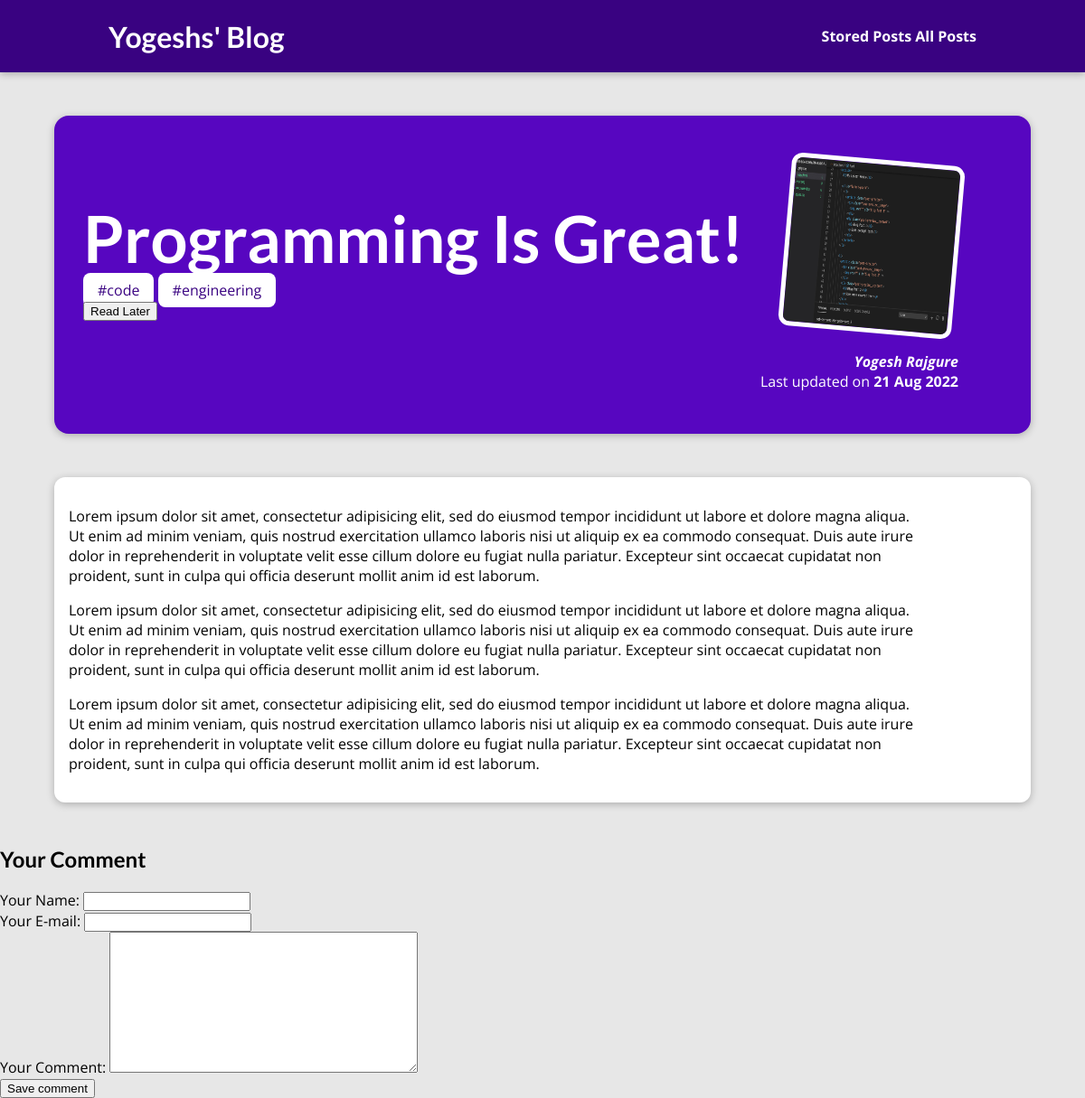
Page /blog/posts/programming-is-great on the earlier database version.
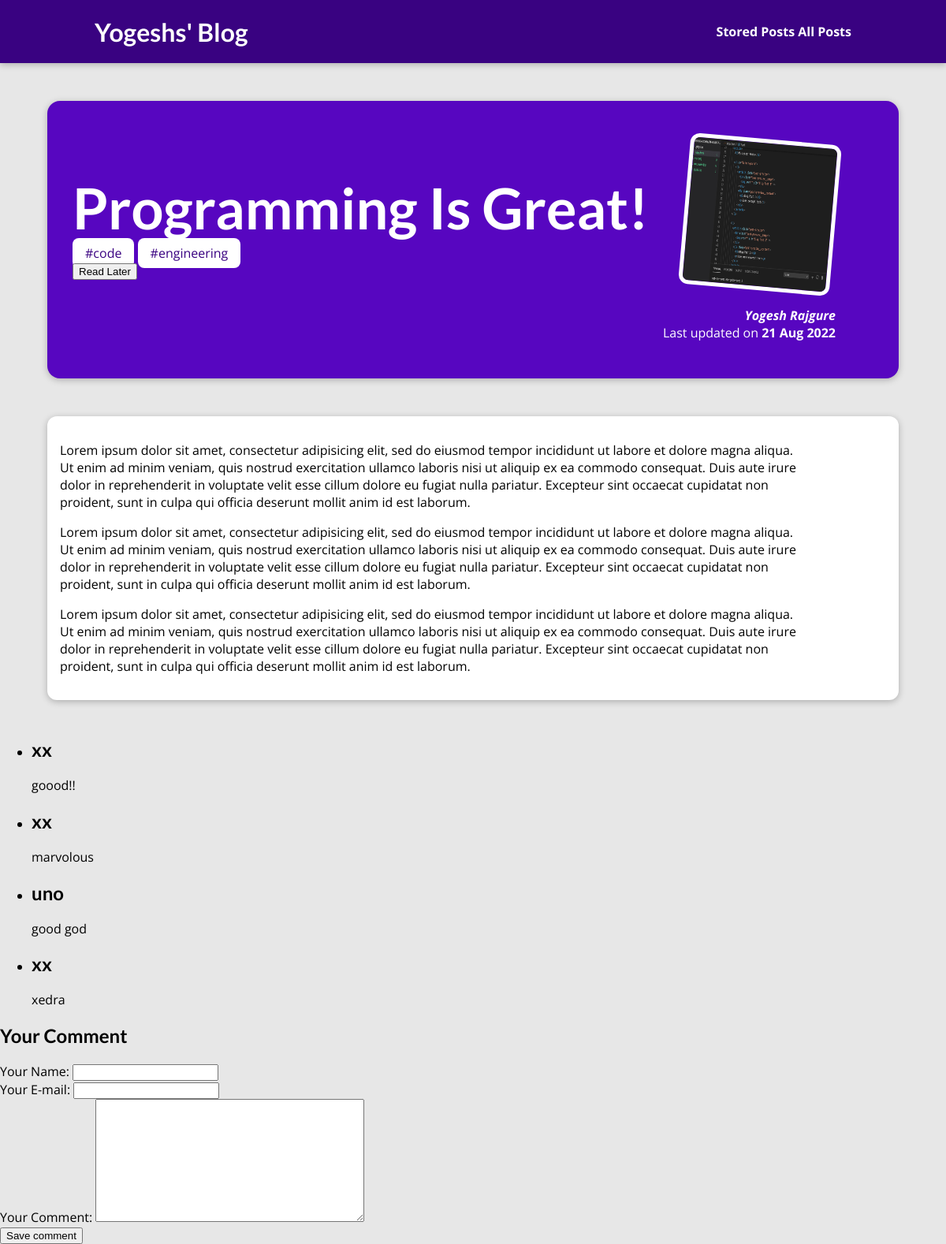
Same page on the later database version.
### blog/models.py (models this page shows, shortened)
class Post(models.Model):
    title = models.CharField(max_length=100)
    author = models.ForeignKey(Author, on_delete=models.SET_NULL, related_name="posts", null=True)
    excerpt = models.TextField(max_length=500)
    image_name = models.ImageField(upload_to=os.path.join("uploads", "posts"), null=True) # models.CharField(max_length=100)
    date = models.DateField(auto_now=False, auto_now_add=False)
    slug = models.SlugField(default="", blank=True, null=False, db_index=True, unique=True)
    tags = models.ManyToManyField(Tag)
    content = models.TextField(default="", null=True)

class Tag(models.Model):
    caption = models.CharField( max_length=50)

class Author(models.Model):
    first_name = models.CharField( max_length=50)
    last_name = models.CharField( max_length=50)
    email = models.EmailField( max_length=254)
    def __str__(self) -> str:
        return self.first_name + " " + self.last_name

class Comments(models.Model):
    user_name = models.CharField(max_length=120)
    user_email = models.EmailField(max_length=254)
    text  = models.TextField(max_length=400)
    timestamp = models.DateTimeField(auto_now_add=True)
    post = models.ForeignKey(Post, on_delete=models.CASCADE, related_name="comments")

### blog/views.py (the view, shortened to what this page needs)
# urls.py: path("posts/<slug:slug>", views.SinglePostDetailView.as_view(), name="post-detail-page"),
class SinglePostDetailView(View):
    def is_stored_post(self, request, post_id):
        stored_posts = request.session.get("stored_posts")
        if stored_posts is not None:
            is_saved_for_later = post_id in stored_posts
        else:
            is_saved_for_later = False
        return is_saved_for_later
    def get(self, request, slug):
        post = Post.objects.get(slug=slug)
        context = {
            "post": post,
            "post_tags": post.tags.all(),
            "comment_form": CommentForm(),
            "comments": post.comments.all().order_by("-timestamp"),
            "is_saved_for_later": self.is_stored_post(request, post.slug)
        }
        return render(request, "blog/post-detail.html", context)

### blog/forms.py
class CommentForm(forms.ModelForm):
    class Meta:
        model = Comments
        exclude = ["post"]
        labels = {
            "user_name": "Your Name",
            "user_email": "Your E-mail",
            "text": "Your Comment"
        }

### blog/templates/blog/post-detail.html (shortened to what this page needs)
{% extends "base.html" %}
{% load static %}
{% block css_files %}
    <link rel="stylesheet" href="{% static "blog/post-detail.css" %}">
{% endblock css_files %}
{% block content %}
    <section id="summary">
        <h2>{{post.title|title}}</h2>
        <div>
            {% for tag in post_tags %}
                <span class="tag"> #{{tag.caption}}</span>
            {% endfor %}
        </div>
        <div id="read-later">
            <form action="{% url "read-later-page" %}" method="POST">
                <button>
                    {% if is_saved_for_later %}
                        Remove from "Read Later" list
                    {% else %}
                        Read Later
                    {% endif %}
                </button>
            </form>
        </div>
        <article>
            <img src="{{post.image_name.url}}" alt="{{post.title}}" />
            <address><a href="mailto:{{post.author.email}}"> {{post.author|title}} </a></address>
            <div>
                Last updated on <time>{{post.date|date:"d M Y"}}</time>
            </div>
        </article>
    </section>
    <main>
        <p>
            {{post.content|linebreaks}}
        </p>
    </main>
    <section id="comments">
        <ul>
            {% for comment in comments %}
                <li>
                    <h2>{{ comment.user_name }}</h2>
                    <p>{{ comment.text|linebreaks}}</p>
                </li>
            {% endfor %}
        </ul>
    </section>
    <section id="comment-form">
        <h2> Your Comment </h2>
        <form action="{% url "post-detail-page" post.slug %}" method="POST">
            {% for form_field in comment_form %}
                <div class="form-control {% if form_field.errors %}invalid{% endif %}">
                    {{ form_field.label_tag }}
                    {{ form_field }}
                </div>
            {% endfor %}
            <button> Save comment </button>
        </form>
    </section>
{% endblock content %}

### templates/base.html (shortened to what this page needs)
{% load static %}
<!DOCTYPE html>
<html lang="en">
<head>
    <link rel="stylesheet" href="{% static "app.css" %}">
    {% block css_files %}
    {% endblock css_files %}
</head>
<body>
    <header id="main-navigation">
        <h1><a href="{% url "blog-start-page" %}">Yogeshs' Blog</a></h1>
        <nav>
        <a href="{% url "read-later-page" %}">Stored Posts</a>
        <a href="{% url "posts-page" %}">All Posts</a>
        </nav>
    </header>
    {% block content %}
    {% endblock content %}
</body>
</html>

### static/app.css (style rules this page uses)
* { box-sizing: border-box; }
html { font-family: 'Open Sans', 'Lato', sans-serif; }
body { margin: 0; }
h1, h2, h3 { font-family: 'Lato', sans-serif; font-weight: bold; }
#main-navigation { width: 100%; height: 5rem; display: flex; justify-content: space-between; align-items: center; padding: 0 10%; position: absolute; top: 0; left: 0; }
#main-navigation a { text-decoration: none; color: white; font-weight: bold; }

### blog/static/blog/post-detail.css (style rules this page uses)
body { background-color: #e7e7e7; }
#main-navigation { background-color: #390281; box-shadow: 0 2px 8px rgba(0, 0, 0, 0.25); }
#summary { margin: 8rem auto 3rem auto; padding: 2rem; width: 90%; max-width: 90rem; border-radius: 16px; background-color: #5706c0; position: relative; box-shadow: 0 2px 8px rgba(0, 0, 0, 0.25); height: 22rem; }
#summary h2 { color: white; font-size: 4.5rem; margin-bottom: 0.25rem; }
#summary article { position: absolute; top: 2rem; right: 3rem; padding: 1rem 2rem; border-radius: 12px; text-align: right; color: white; }
#summary article img { width: 12rem; height: 12rem; border-radius: 12px; transform: rotateZ(5deg); border: 5px solid white; margin-bottom: 1rem; }
#summary address { font-weight: bold; }
#summary a { color: white; text-decoration: none; }
#summary time { font-weight: bold; }
main { width: 90%; max-width: 90rem; margin: 3rem auto; background-color: white; padding: 1rem; border-radius: 12px; box-shadow: 0 2px 8px rgba(0, 0, 0, 0.25); }
.tag { background-color: white; color: #390281; padding: 0.5rem 1rem; border-radius: 8px; }

Differences in the rows shown:
added Comments: user_name "xx", text "goood!!"
added Comments: user_name "xx", text "marvolous"
added Comments: user_name "uno", text "good god"
added Comments: user_name "xx", text "xedra"
